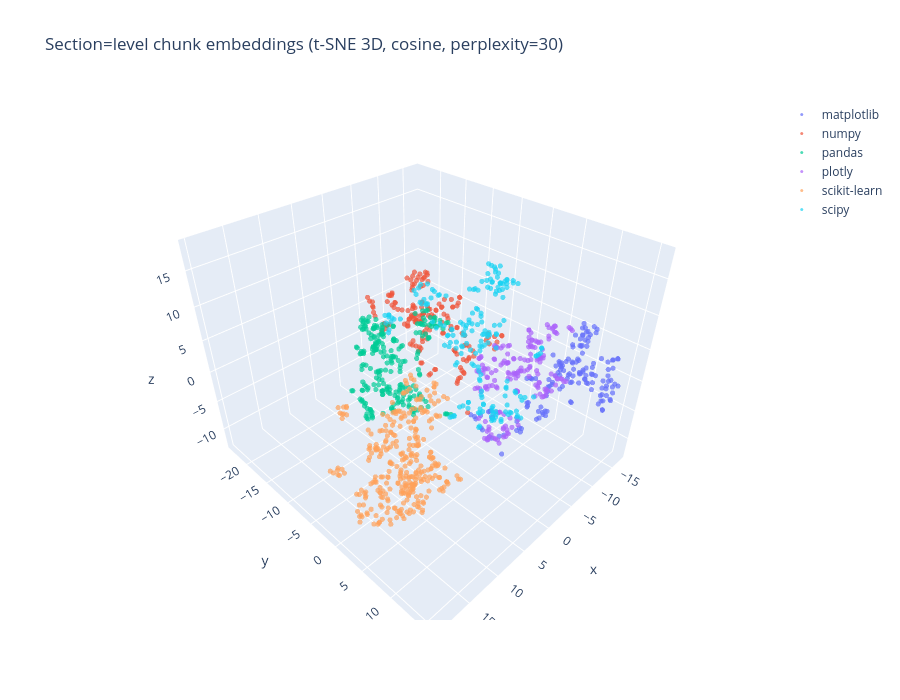

Source (notebook cell):
### Code cell
tsne_3d = plot_tsne(X, meta, dims=3)

### Figure 1 — Plotly figure (JSON) as saved in the notebook; plotly's stock layout.template omitted (floating-point values rounded to 4 significant figures; data arrays with more than 128 entries replaced by an {"elided": "..."} marker saying what was removed)
{"data": [{"hovertemplate": "%{text}<extra>matplotlib</extra>", "marker": {"opacity": 0.7, "size": 3}, "mode": "markers", "name": "matplotlib", "text": {"elided": "151 str values"}, "type": "scatter3d", "x": {"elided": "151 float values"}, "y": {"elided": "151 float values"}, "z": {"elided": "151 float values"}}, {"hovertemplate": "%{text}<extra>numpy</extra>", "marker": {"opacity": 0.7, "size": 3}, "mode": "markers", "name": "numpy", "text": {"elided": "164 str values"}, "type": "scatter3d", "x": {"elided": "164 float values"}, "y": {"elided": "164 float values"}, "z": {"elided": "164 float values"}}, {"hovertemplate": "%{text}<extra>pandas</extra>", "marker": {"opacity": 0.7, "size": 3}, "mode": "markers", "name": "pandas", "text": {"elided": "243 str values"}, "type": "scatter3d", "x": {"elided": "243 float values"}, "y": {"elided": "243 float values"}, "z": {"elided": "243 float values"}}, {"hovertemplate": "%{text}<extra>plotly</extra>", "marker": {"opacity": 0.7, "size": 3}, "mode": "markers", "name": "plotly", "text": {"elided": "174 str values"}, "type": "scatter3d", "x": {"elided": "174 float values"}, "y": {"elided": "174 float values"}, "z": {"elided": "174 float values"}}, {"hovertemplate": "%{text}<extra>scikit-learn</extra>", "marker": {"opacity": 0.7, "size": 3}, "mode": "markers", "name": "scikit-learn", "text": {"elided": "321 str values"}, "type": "scatter3d", "x": {"elided": "321 float values"}, "y": {"elided": "321 float values"}, "z": {"elided": "321 float values"}}, {"hovertemplate": "%{text}<extra>scipy</extra>", "marker": {"opacity": 0.7, "size": 3}, "mode": "markers", "name": "scipy", "text": {"elided": "190 str values"}, "type": "scatter3d", "x": {"elided": "190 float values"}, "y": {"elided": "190 float values"}, "z": {"elided": "190 float values"}}], "layout": {"height": 700, "title": {"text": "Section=level chunk embeddings (t-SNE 3D, cosine, perplexity=30)"}, "width": 900}}
